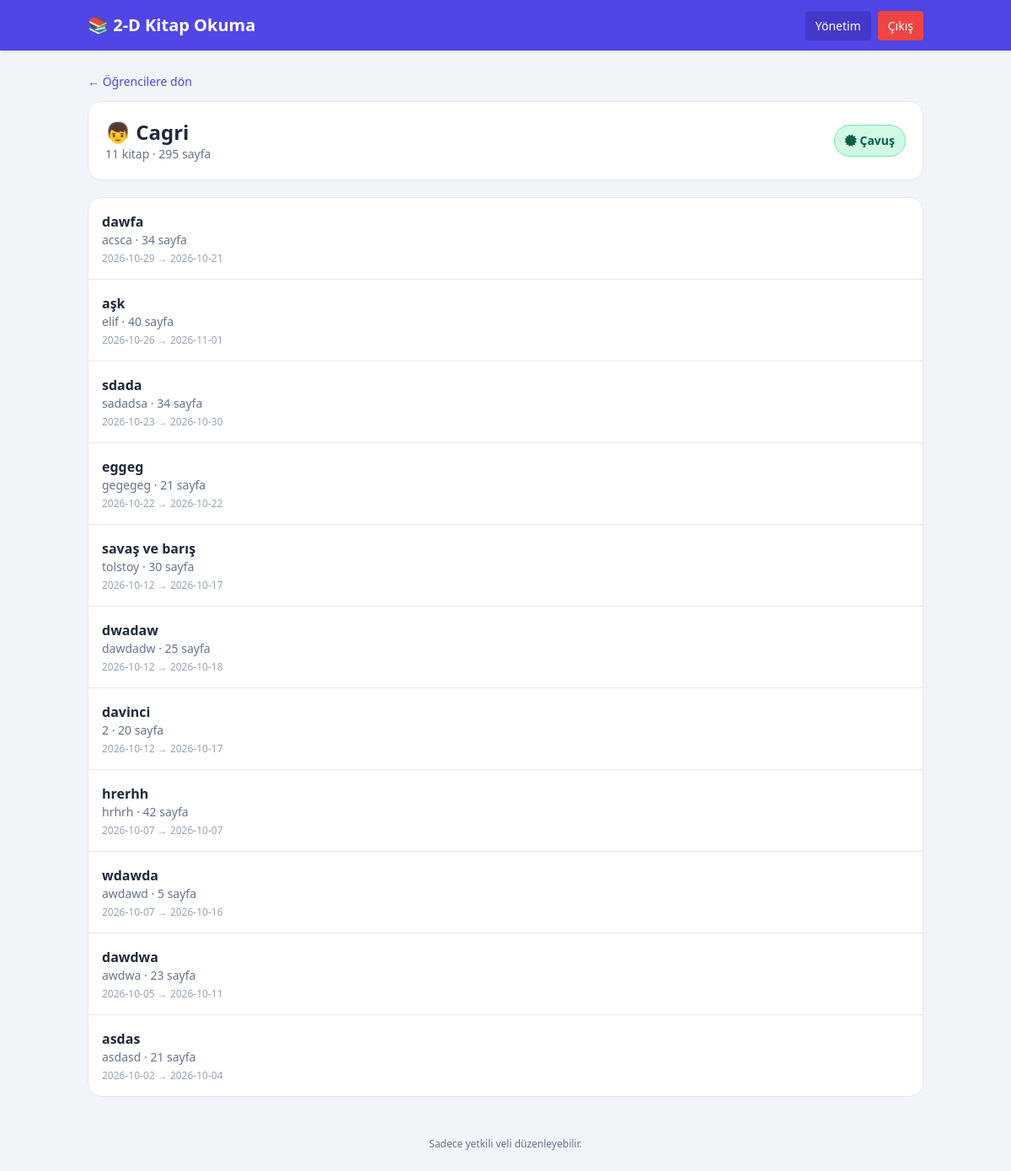
Screenshot of /student/1 (signed in) with the database file from the repository.
### tables this page shows
CREATE TABLE students (
        id INTEGER PRIMARY KEY AUTOINCREMENT,
        name TEXT NOT NULL UNIQUE,
        created_at TIMESTAMP DEFAULT CURRENT_TIMESTAMP
    );

CREATE TABLE books (
        id INTEGER PRIMARY KEY AUTOINCREMENT,
        student_id INTEGER NOT NULL,
        title TEXT NOT NULL,
        author TEXT NOT NULL,
        page_count INTEGER NOT NULL,
        issue_date TEXT NOT NULL,
        return_date TEXT NOT NULL,
        created_at TIMESTAMP DEFAULT CURRENT_TIMESTAMP,
        FOREIGN KEY(student_id) REFERENCES students(id) ON DELETE CASCADE
    );

### app.py (the view)
@app.route('/student/<int:student_id>')
def student_detail(student_id):
    conn = db()
    student = conn.execute(
        'SELECT * FROM students WHERE id=?',
        (student_id,)
    ).fetchone()
    if not student:
        conn.close()
        return 'Öğrenci bulunamadı', 404
    books = conn.execute("""
        SELECT *
        FROM books
        WHERE student_id=?
        ORDER BY issue_date DESC, id DESC
    """, (student_id,)).fetchall()
    rank = get_rank(len(books))
    pages = sum(
        book['page_count']
        for book in books
    )
    conn.close()
    return render_template(
        'student.html',
        student=student,
        books=books,
        rank=rank,
        total_pages=pages
    )

### app.py (called while the page is built)
def get_rank(count):
    current = RANKS[0]
    next_count = None
    for i, rank in enumerate(RANKS):
        if count >= rank[0]:
            current = rank
            if i + 1 < len(RANKS):
                next_count = RANKS[i + 1][0]
    previous = current[0]
    if next_count:
        progress = int(
            ((count - previous) / (next_count - previous)) * 100
        )
    else:
        progress = 100
    return {
        'title': current[1],
        'badge_style': current[2],
        'icon': current[3],
        'next_count': next_count,
        'progress': min(100, max(0, progress))
    }

def db():
    os.makedirs(
        os.path.dirname(DB_PATH),
        exist_ok=True
    )
    conn = sqlite3.connect(DB_PATH)
    conn.row_factory = sqlite3.Row
    return conn

### templates/student.html
{% extends 'base.html' %}{% block content %}<a href="/" class="text-sm text-indigo-600">← Öğrencilere dön</a><div class="bg-white rounded-2xl border p-5 mt-3 mb-5"><div class="flex justify-between items-center gap-3"><div><h1 class="text-2xl font-bold">👦 {{student.name}}</h1><p class="text-sm text-slate-500">{{books|length}} kitap · {{total_pages}} sayfa</p></div><span class="px-3 py-2 rounded-full border text-sm font-bold {{rank.badge_style}}"><i class="fa-solid {{rank.icon}}"></i> {{rank.title}}</span></div></div><div class="bg-white rounded-2xl border overflow-hidden">{% for b in books %}<div class="p-4 border-b last:border-0"><div class="font-bold">{{b.title}}</div><div class="text-sm text-slate-500">{{b.author}} · {{b.page_count}} sayfa</div><div class="text-xs text-slate-400 mt-1">{{b.issue_date}} → {{b.return_date}}</div></div>{% else %}<div class="p-8 text-center text-slate-500">Henüz kitap okunmamış.</div>{% endfor %}</div>{% endblock %}

### rows the page displays
students: name "Cagri"
books: title "dawfa", author "acsca", page_count "34", issue_date "2026-10-29", return_date "2026-10-21"
books: title "aşk", author "elif", page_count "40", issue_date "2026-10-26", return_date "2026-11-01"
books: title "sdada", author "sadadsa", page_count "34", issue_date "2026-10-23", return_date "2026-10-30"
books: title "eggeg", author "gegegeg", page_count "21", issue_date "2026-10-22", return_date "2026-10-22"
books: title "savaş ve barış", author "tolstoy", page_count "30", issue_date "2026-10-12", return_date "2026-10-17"
books: title "dwadaw", author "dawdadw", page_count "25", issue_date "2026-10-12", return_date "2026-10-18"
books: title "davinci", author "2", page_count "20", issue_date "2026-10-12", return_date "2026-10-17"
books: title "hrerhh", author "hrhrh", page_count "42", issue_date "2026-10-07", return_date "2026-10-07"
books: title "wdawda", author "awdawd", page_count "5", issue_date "2026-10-07", return_date "2026-10-16"
books: title "dawdwa", author "awdwa", page_count "23", issue_date "2026-10-05", return_date "2026-10-11"
books: title "asdas", author "asdasd", page_count "21", issue_date "2026-10-02", return_date "2026-10-04"

### other values shown
{{ books|length }} "11"
{{ total_pages }} "295"
{{ rank.title }} "Çavuş"
